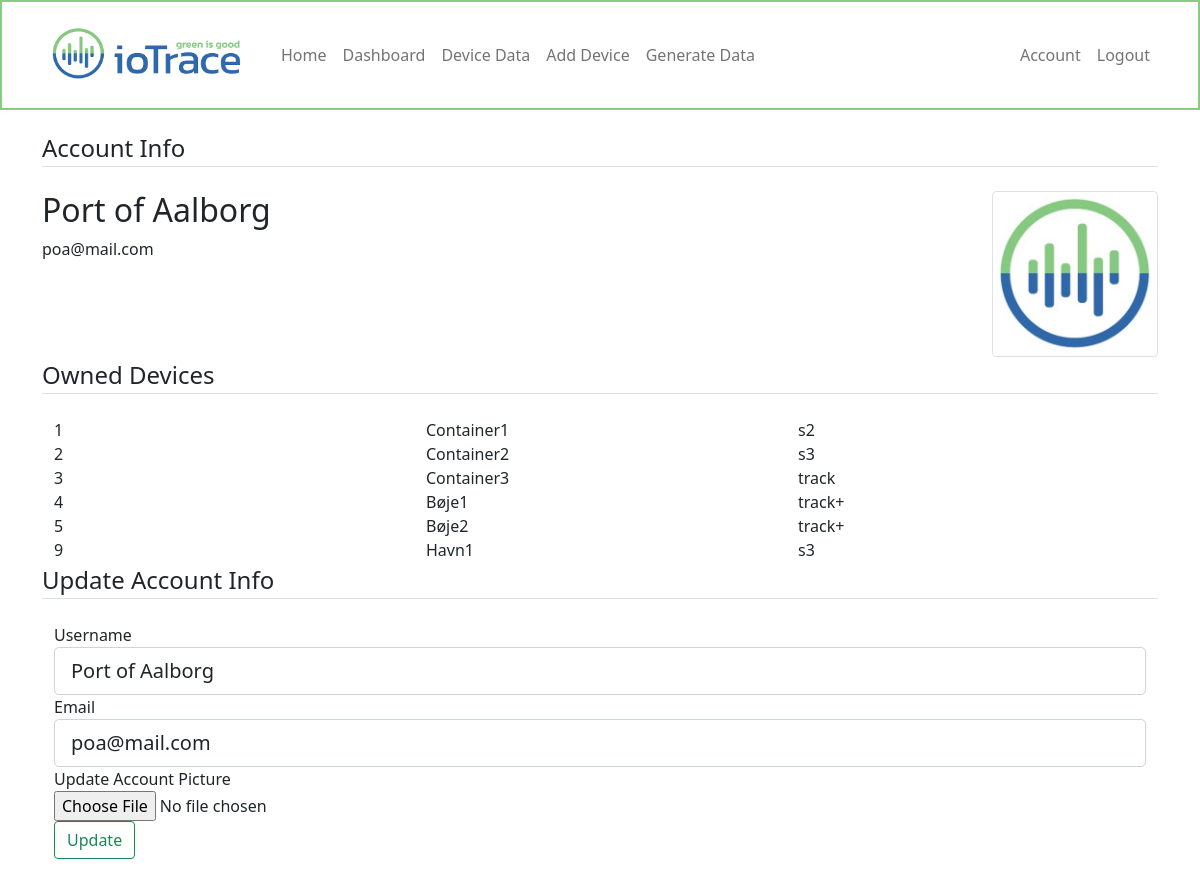
Page /account (signed in) on the earlier database version.
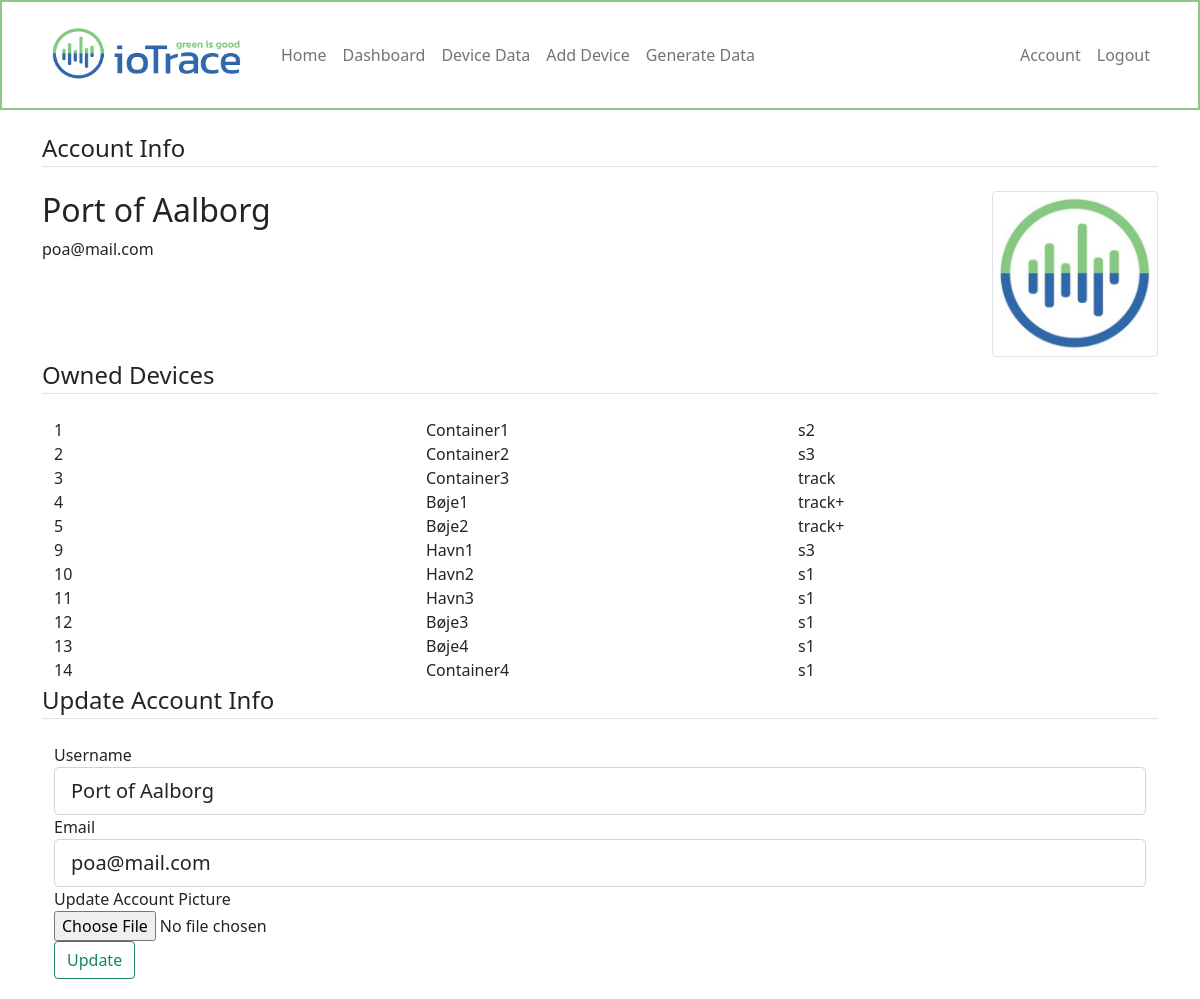
Same page on the later database version.
### webapp/models.py (models this page shows, shortened)
class User(db.Model, UserMixin):
    id = db.Column(db.Integer, primary_key=True)
    username = db.Column(db.String(20), unique=True, nullable=False)
    email = db.Column(db.String(120), unique=True, nullable=False)
    image_file = db.Column(db.String(20), nullable=False, default='default.jpg')
    password = db.Column(db.String(60), nullable=False)
    devices = db.relationship('Device', backref='owner', lazy=True)

class Device(db.Model):
    id = db.Column(db.Integer, primary_key=True)
    devicename = db.Column(db.String(100), nullable=False)
    devicetype = db.Column(db.String(100), nullable=False)
    user_id = db.Column(db.Integer, db.ForeignKey('user.id'), nullable=False)
    datadumps = db.relationship('Dummydata', backref='devicedata', lazy=True)

### webapp/accounts/routes.py (the view)
@accounts.route('/account', methods=['GET', 'POST'])
@login_required
def account():
    form = UpdateAccountForm()
    if form.validate_on_submit():
        if form.picture.data:
            picture_file = save_picture(form.picture.data)
            current_user.image_file = picture_file
        current_user.username = form.username.data
        current_user.email = form.email.data
        db.session.commit()
        flash('Your account has been updated!', 'success')
        return redirect(url_for('accounts.account'))
    elif request.method == 'GET':
        form.username.data = current_user.username
        form.email.data = current_user.email
    image_file = url_for('static', filename='images/profile_pics/' + current_user.image_file)
    devices = Device.query.filter_by(user_id=current_user.id)
    return render_template('account.html', title='Account', image_file=image_file, devices=devices, form=form)

### webapp/accounts/forms.py (shortened to what this page needs)
class UpdateAccountForm(FlaskForm):
    username = StringField('Username', validators=[DataRequired(), Length(min=2, max=20)])
    email = StringField('Email', validators=[DataRequired(), Email()])
    picture = FileField('Update Account Picture', validators=[FileAllowed(['jpg', 'png'])])
    submit = SubmitField('Update')

### webapp/models.py (called while the page is built)
@login_manager.user_loader
def load_user(user_id):
    return User.query.get(int(user_id))

### webapp/templates/account.html (shortened to what this page needs)
{% extends "layout.html" %}
{% set active_page = "home" %}
{% block content %}
<legend class="border-bottom mb-4">Account Info</legend>
<div class="row">
    <div class="col-10">
        <h2>{{ current_user.username }}</h2>
        <p>{{ current_user.email }}</p>
    </div>
    <div class="col">
        <img class="img-thumbnail" src="{{ image_file }}" class="img-fluid" width="200" height="200" >
    </div>
</div>
<legend class="border-bottom mb-4">Owned Devices</legend>
<div class="container">
    {% for device in devices %}
    <div class="row">
        <div class="col">
            {{device.id}}
        </div>
        <div class="col">
            {{device.devicename}}
        </div>
        <div class="col">
            {{device.devicetype}}
        </div>
    </div>
    {% endfor %}
</div>
<legend class="border-bottom mb-4">Update Account Info</legend>
<div class="container">
    <form method="POST" action="" enctype="multipart/form-data">
        <fieldset class="form-group">
            <div class="form-group">
                {{ form.username.label(class="form-control-label") }}
                {% if form.username.errors %}
                    {{ form.username(class="form-control form-control-lg is-invalid") }}
                    <div class="invalid-feedback">
                        {% for error in form.username.errors %}
                            <span>{{ error }}</span>
                        {% endfor %}
                    </div>
                {% else %}
                    {{ form.username(class="form-control form-control-lg") }}
                {% endif %}
            </div>
            <div class="form-group">
                {{ form.email.label(class="form-control-label") }}
                {% if form.email.errors %}
                    {{ form.email(class="form-control form-control-lg is-invalid") }}
                    <div class="invalid-feedback">
                        {% for error in form.email.errors %}
                            <span>{{ error }}</span>
                        {% endfor %}
                    </div>
                {% else %}
                    {{ form.email(class="form-control form-control-lg") }}
                {% endif %}
            </div>
            <div class="form-group">
                {{ form.picture.label() }}</br>
                {{ form.picture(class="form-control-file") }}</br>
            </div>
        </fieldset>
        <div class="form-group">
            {{ form.submit(class="btn btn-outline-success") }}
        </div>
    </form>
</div>
{% endblock content %}

### webapp/templates/layout.html (shortened to what this page needs)
<!doctype html>
<html lang="en">
    <head>
        <link href="{{url_for('static', filename='css/bootstrap.min.css')}}" rel="stylesheet">
        <link href="{{url_for('static', filename='css/navbar.css')}}" rel="stylesheet">
    </head>
    <body>
        <header>
            <nav class="navbar navbar-expand-sm navbar-light bg-white" aria-label="Third navbar example" style="border:2px solid #89ca84;">
                <div class="container">
                    <a class="navbar-brand" href="/">
                        <img src="{{ url_for('static', filename='images/ioTrace.png') }}" alt="" width="215" height="80">
                    </a>
                    <div class="navbar-collapse collapse" id="Navbar">
                        <ul class="navbar-nav me-auto">
                            <li class="nav-item">
                                <a class="nav-link" href="{{ url_for('main.home') }}">Home</a>
                            </li>
                            {% if current_user.is_authenticated %}
                            <li class="nav-item">
                                <a class="nav-link" href="{{ url_for('devices.dashboard') }}">Dashboard</a>
                            </li>
                            <li class="nav-item">
                                <a class="nav-link" href="{{ url_for('devices.device_data') }}">Device Data</a>
                            </li>
                            <li class="nav-item">
                                <a class="nav-link" href="{{ url_for('devices.add_device') }}">Add Device</a>
                            </li>
                            <li class="nav-item">
                                <a class="nav-link" href="{{ url_for('main.dummy') }}" tabindex="-1" aria-disabled="true">Generate Data</a>
                            </li>
                            {% endif %}
                        </ul>
                    </div>
                    <div class="navbar-collapse collapse" id="Navbar">
                        <ul class="navbar-nav ms-auto">
                            {% if current_user.is_authenticated %}
                            <li class="nav-item">
                                <a class="nav-link" href="{{ url_for('accounts.account') }}">Account</a>
                            </li>
                            <li class="nav-item">
                                <a class="nav-link" href="{{ url_for('accounts.logout') }}">Logout</a>
                            </li>
                            {% endif %}
                        </ul>
                    </div>
                </div>
            </nav>
        </header>
        <main role="main" class="container">
                    {% block content %}{% endblock %}
        </main>
    </body>
</html>

### webapp/static/css/navbar.css (style rules this page uses)
body { padding-bottom: 20px; }
.navbar { margin-bottom: 20px; }

Differences in the rows shown:
added Device: id "10", devicename "Havn2", devicetype "s1"
added Device: id "11", devicename "Havn3", devicetype "s1"
added Device: id "12", devicename "Bøje3", devicetype "s1"
added Device: id "13", devicename "Bøje4", devicetype "s1"
added Device: id "14", devicename "Container4", devicetype "s1"
